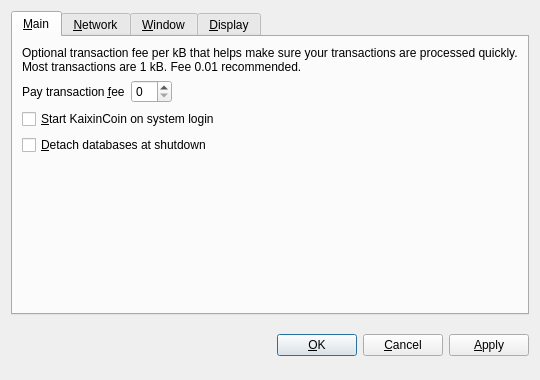
<?xml version="1.0" encoding="UTF-8"?>
<ui version="4.0">
 <class>OptionsDialog</class>
 <widget class="QDialog" name="OptionsDialog">
  <property name="geometry">
   <rect>
    <x>0</x>
    <y>0</y>
    <width>540</width>
    <height>380</height>
   </rect>
  </property>
  <property name="windowTitle">
   <string>Options</string>
  </property>
  <property name="modal">
   <bool>true</bool>
  </property>
  <layout class="QVBoxLayout" name="verticalLayout">
   <item>
    <widget class="QTabWidget" name="tabWidget">
     <property name="tabPosition">
      <enum>QTabWidget::North</enum>
     </property>
     <property name="currentIndex">
      <number>0</number>
     </property>
     <widget class="QWidget" name="tabMain">
      <attribute name="title">
       <string>&amp;Main</string>
      </attribute>
      <layout class="QVBoxLayout" name="verticalLayout_Main">
       <item>
        <widget class="QLabel" name="transactionFeeInfoLabel">
         <property name="text">
          <string>Optional transaction fee per kB that helps make sure your transactions are processed quickly. Most transactions are 1 kB. Fee 0.01 recommended.</string>
         </property>
         <property name="textFormat">
          <enum>Qt::PlainText</enum>
         </property>
         <property name="wordWrap">
          <bool>true</bool>
         </property>
        </widget>
       </item>
       <item>
        <layout class="QHBoxLayout" name="horizontalLayout_Main">
         <item>
          <widget class="QLabel" name="transactionFeeLabel">
           <property name="text">
            <string>Pay transaction &amp;fee</string>
           </property>
           <property name="textFormat">
            <enum>Qt::PlainText</enum>
           </property>
           <property name="buddy">
            <cstring>transactionFee</cstring>
           </property>
          </widget>
         </item>
         <item>
          <widget class="BitcoinAmountField" name="transactionFee"/>
         </item>
         <item>
          <spacer name="horizontalSpacer_Main">
           <property name="orientation">
            <enum>Qt::Horizontal</enum>
           </property>
           <property name="sizeHint" stdset="0">
            <size>
             <width>40</width>
             <height>20</height>
            </size>
           </property>
          </spacer>
         </item>
        </layout>
       </item>
       <item>
        <widget class="QCheckBox" name="bitcoinAtStartup">
         <property name="toolTip">
          <string>Automatically start KaixinCoin after logging in to the system.</string>
         </property>
         <property name="text">
          <string>&amp;Start KaixinCoin on system login</string>
         </property>
        </widget>
       </item>
       <item>
        <widget class="QCheckBox" name="detachDatabases">
         <property name="toolTip">
          <string>Detach block and address databases at shutdown. This means they can be moved to another data directory, but it slows down shutdown. The wallet is always detached.</string>
         </property>
         <property name="text">
          <string>&amp;Detach databases at shutdown</string>
         </property>
        </widget>
       </item>
       <item>
        <spacer name="verticalSpacer_Main">
         <property name="orientation">
          <enum>Qt::Vertical</enum>
         </property>
         <property name="sizeHint" stdset="0">
          <size>
           <width>20</width>
           <height>40</height>
          </size>
         </property>
        </spacer>
       </item>
      </layout>
     </widget>
     <widget class="QWidget" name="tabNetwork">
      <attribute name="title">
       <string>&amp;Network</string>
      </attribute>
      <layout class="QVBoxLayout" name="verticalLayout_Network">
       <item>
        <widget class="QCheckBox" name="mapPortUpnp">
         <property name="toolTip">
          <string>Automatically open the KaixinCoin client port on the router. This only works when your router supports UPnP and it is enabled.</string>
         </property>
         <property name="text">
          <string>Map port using &amp;UPnP</string>
         </property>
        </widget>
       </item>
       <item>
        <widget class="QCheckBox" name="connectSocks">
         <property name="toolTip">
          <string>Connect to the KaixinCoin network through a SOCKS proxy (e.g. when connecting through Tor).</string>
         </property>
         <property name="text">
          <string>&amp;Connect through SOCKS proxy:</string>
         </property>
        </widget>
       </item>
       <item>
        <layout class="QHBoxLayout" name="horizontalLayout_Network">
         <item>
          <widget class="QLabel" name="proxyIpLabel">
           <property name="text">
            <string>Proxy &amp;IP:</string>
           </property>
           <property name="textFormat">
            <enum>Qt::PlainText</enum>
           </property>
           <property name="buddy">
            <cstring>proxyIp</cstring>
           </property>
          </widget>
         </item>
         <item>
          <widget class="QValidatedLineEdit" name="proxyIp">
           <property name="maximumSize">
            <size>
             <width>140</width>
             <height>16777215</height>
            </size>
           </property>
           <property name="toolTip">
            <string>IP address of the proxy (e.g. 127.0.0.1)</string>
           </property>
          </widget>
         </item>
         <item>
          <widget class="QLabel" name="proxyPortLabel">
           <property name="text">
            <string>&amp;Port:</string>
           </property>
           <property name="textFormat">
            <enum>Qt::PlainText</enum>
           </property>
           <property name="buddy">
            <cstring>proxyPort</cstring>
           </property>
          </widget>
         </item>
         <item>
          <widget class="QLineEdit" name="proxyPort">
           <property name="maximumSize">
            <size>
             <width>55</width>
             <height>16777215</height>
            </size>
           </property>
           <property name="toolTip">
            <string>Port of the proxy (e.g. 9050)</string>
           </property>
          </widget>
         </item>
         <item>
          <widget class="QLabel" name="socksVersionLabel">
           <property name="text">
            <string>SOCKS &amp;Version:</string>
           </property>
           <property name="textFormat">
            <enum>Qt::PlainText</enum>
           </property>
           <property name="buddy">
            <cstring>socksVersion</cstring>
           </property>
          </widget>
         </item>
         <item>
          <widget class="QValueComboBox" name="socksVersion">
           <property name="toolTip">
            <string>SOCKS version of the proxy (e.g. 5)</string>
           </property>
          </widget>
         </item>
         <item>
          <spacer name="horizontalSpacer_Network">
           <property name="orientation">
            <enum>Qt::Horizontal</enum>
           </property>
           <property name="sizeHint" stdset="0">
            <size>
             <width>40</width>
             <height>20</height>
            </size>
           </property>
          </spacer>
         </item>
        </layout>
       </item>
       <item>
        <spacer name="verticalSpacer_Network">
         <property name="orientation">
          <enum>Qt::Vertical</enum>
         </property>
         <property name="sizeHint" stdset="0">
          <size>
           <width>20</width>
           <height>40</height>
          </size>
         </property>
        </spacer>
       </item>
      </layout>
     </widget>
     <widget class="QWidget" name="tabWindow">
      <attribute name="title">
       <string>&amp;Window</string>
      </attribute>
      <layout class="QVBoxLayout" name="verticalLayout_Window">
       <item>
        <widget class="QCheckBox" name="minimizeToTray">
         <property name="toolTip">
          <string>Show only a tray icon after minimizing the window.</string>
         </property>
         <property name="text">
          <string>&amp;Minimize to the tray instead of the taskbar</string>
         </property>
        </widget>
       </item>
       <item>
        <widget class="QCheckBox" name="minimizeOnClose">
         <property name="toolTip">
          <string>Minimize instead of exit the application when the window is closed. When this option is enabled, the application will be closed only after selecting Quit in the menu.</string>
         </property>
         <property name="text">
          <string>M&amp;inimize on close</string>
         </property>
        </widget>
       </item>
       <item>
        <spacer name="verticalSpacer_Window">
         <property name="orientation">
          <enum>Qt::Vertical</enum>
         </property>
         <property name="sizeHint" stdset="0">
          <size>
           <width>20</width>
           <height>40</height>
          </size>
         </property>
        </spacer>
       </item>
      </layout>
     </widget>
     <widget class="QWidget" name="tabDisplay">
      <attribute name="title">
       <string>&amp;Display</string>
      </attribute>
      <layout class="QVBoxLayout" name="verticalLayout_Display">
       <item>
        <layout class="QHBoxLayout" name="horizontalLayout_1_Display">
         <item>
          <widget class="QLabel" name="langLabel">
           <property name="text">
            <string>User Interface &amp;language:</string>
           </property>
           <property name="textFormat">
            <enum>Qt::PlainText</enum>
           </property>
           <property name="buddy">
            <cstring>lang</cstring>
           </property>
          </widget>
         </item>
         <item>
          <widget class="QValueComboBox" name="lang">
           <property name="toolTip">
            <string>The user interface language can be set here. This setting will take effect after restarting KaixinCoin.</string>
           </property>
          </widget>
         </item>
        </layout>
       </item>
       <item>
        <layout class="QHBoxLayout" name="horizontalLayout_2_Display">
         <item>
          <widget class="QLabel" name="unitLabel">
           <property name="text">
            <string>&amp;Unit to show amounts in:</string>
           </property>
           <property name="textFormat">
            <enum>Qt::PlainText</enum>
           </property>
           <property name="buddy">
            <cstring>unit</cstring>
           </property>
          </widget>
         </item>
         <item>
          <widget class="QValueComboBox" name="unit">
           <property name="toolTip">
            <string>Choose the default subdivision unit to show in the interface and when sending coins.</string>
           </property>
          </widget>
         </item>
        </layout>
       </item>
       <item>
        <widget class="QCheckBox" name="displayAddresses">
         <property name="toolTip">
          <string>Whether to show KaixinCoin addresses in the transaction list or not.</string>
         </property>
         <property name="text">
          <string>&amp;Display addresses in transaction list</string>
         </property>
        </widget>
       </item>
       <item>
        <spacer name="verticalSpacer_Display">
         <property name="orientation">
          <enum>Qt::Vertical</enum>
         </property>
         <property name="sizeHint" stdset="0">
          <size>
           <width>20</width>
           <height>40</height>
          </size>
         </property>
        </spacer>
       </item>
      </layout>
     </widget>
    </widget>
   </item>
   <item>
    <layout class="QHBoxLayout" name="horizontalLayout_Buttons">
     <item>
      <spacer name="horizontalSpacer_1">
       <property name="orientation">
        <enum>Qt::Horizontal</enum>
       </property>
       <property name="sizeHint" stdset="0">
        <size>
         <width>40</width>
         <height>48</height>
        </size>
       </property>
      </spacer>
     </item>
     <item>
      <widget class="QLabel" name="statusLabel">
       <property name="font">
        <font>
         <weight>75</weight>
         <bold>true</bold>
        </font>
       </property>
       <property name="text">
        <string/>
       </property>
       <property name="textFormat">
        <enum>Qt::PlainText</enum>
       </property>
       <property name="wordWrap">
        <bool>true</bool>
       </property>
      </widget>
     </item>
     <item>
      <spacer name="horizontalSpacer_2">
       <property name="orientation">
        <enum>Qt::Horizontal</enum>
       </property>
       <property name="sizeHint" stdset="0">
        <size>
         <width>40</width>
         <height>48</height>
        </size>
       </property>
      </spacer>
     </item>
     <item>
      <widget class="QPushButton" name="okButton">
       <property name="text">
        <string>&amp;OK</string>
       </property>
      </widget>
     </item>
     <item>
      <widget class="QPushButton" name="cancelButton">
       <property name="text">
        <string>&amp;Cancel</string>
       </property>
       <property name="autoDefault">
        <bool>false</bool>
       </property>
      </widget>
     </item>
     <item>
      <widget class="QPushButton" name="applyButton">
       <property name="text">
        <string>&amp;Apply</string>
       </property>
       <property name="autoDefault">
        <bool>false</bool>
       </property>
      </widget>
     </item>
    </layout>
   </item>
  </layout>
 </widget>
 <customwidgets>
  <customwidget>
   <class>BitcoinAmountField</class>
   <extends>QSpinBox</extends>
   <header>bitcoinamountfield.h</header>
  </customwidget>
  <customwidget>
   <class>QValueComboBox</class>
   <extends>QComboBox</extends>
   <header>qvaluecombobox.h</header>
  </customwidget>
  <customwidget>
   <class>QValidatedLineEdit</class>
   <extends>QLineEdit</extends>
   <header>qvalidatedlineedit.h</header>
  </customwidget>
 </customwidgets>
 <resources/>
 <connections/>
</ui>
